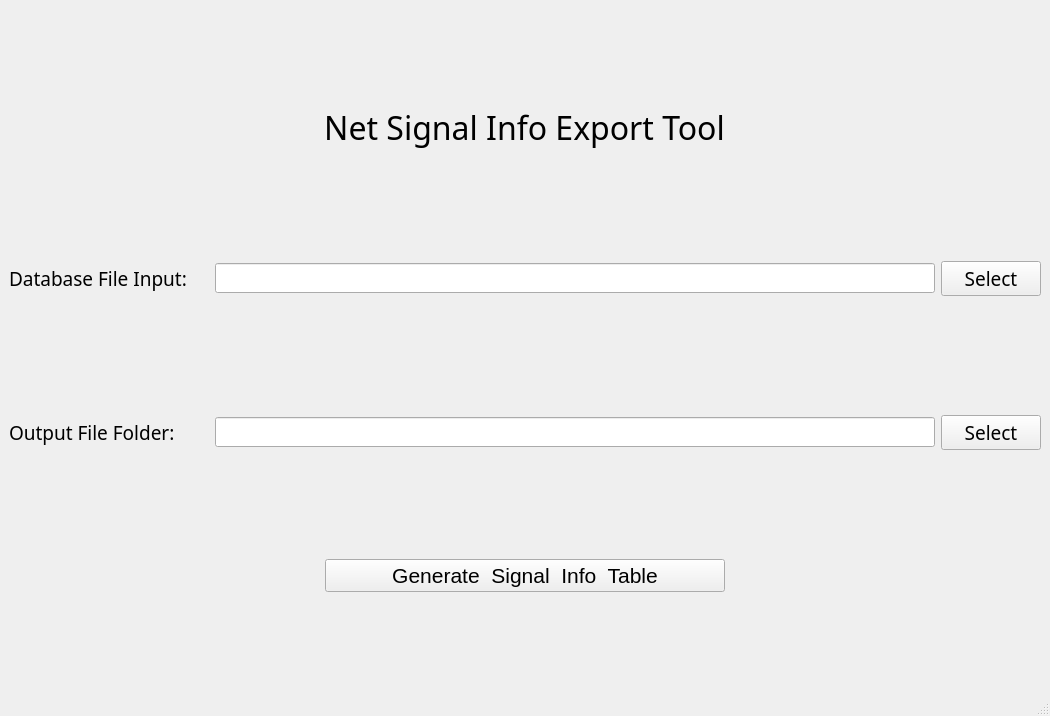
<?xml version="1.0" encoding="UTF-8"?>
<ui version="4.0">
 <class>NetSignalInfoExportTool</class>
 <widget class="QMainWindow" name="NetSignalInfoExportTool">
  <property name="geometry">
   <rect>
    <x>0</x>
    <y>0</y>
    <width>1050</width>
    <height>716</height>
   </rect>
  </property>
  <property name="windowTitle">
   <string>MainWindow</string>
  </property>
  <property name="layoutDirection">
   <enum>Qt::LeftToRight</enum>
  </property>
  <widget class="QWidget" name="centralwidget">
   <layout class="QGridLayout" name="gridLayout">
    <item row="1" column="0">
     <layout class="QHBoxLayout" name="horizontalLayout">
      <property name="topMargin">
       <number>10</number>
      </property>
      <property name="bottomMargin">
       <number>10</number>
      </property>
      <item>
       <widget class="QLabel" name="Label_DatabaseFileInput">
        <property name="minimumSize">
         <size>
          <width>200</width>
          <height>30</height>
         </size>
        </property>
        <property name="maximumSize">
         <size>
          <width>16777215</width>
          <height>16777215</height>
         </size>
        </property>
        <property name="font">
         <font>
          <family>Adobe 宋体 Std L</family>
          <pointsize>14</pointsize>
         </font>
        </property>
        <property name="text">
         <string>Database File Input: </string>
        </property>
       </widget>
      </item>
      <item>
       <widget class="QLineEdit" name="lineEdit_DatabaseFileInput">
        <property name="sizePolicy">
         <sizepolicy hsizetype="Expanding" vsizetype="Fixed">
          <horstretch>0</horstretch>
          <verstretch>0</verstretch>
         </sizepolicy>
        </property>
        <property name="minimumSize">
         <size>
          <width>0</width>
          <height>30</height>
         </size>
        </property>
        <property name="maximumSize">
         <size>
          <width>16777215</width>
          <height>16777215</height>
         </size>
        </property>
        <property name="readOnly">
         <bool>true</bool>
        </property>
       </widget>
      </item>
      <item>
       <widget class="QPushButton" name="pushButton_DatabaseFileInputSelect">
        <property name="minimumSize">
         <size>
          <width>100</width>
          <height>30</height>
         </size>
        </property>
        <property name="maximumSize">
         <size>
          <width>100</width>
          <height>16777215</height>
         </size>
        </property>
        <property name="font">
         <font>
          <family>Adobe 宋体 Std L</family>
          <pointsize>14</pointsize>
         </font>
        </property>
        <property name="text">
         <string>Select</string>
        </property>
       </widget>
      </item>
     </layout>
    </item>
    <item row="2" column="0">
     <layout class="QHBoxLayout" name="horizontalLayout_2">
      <property name="topMargin">
       <number>10</number>
      </property>
      <property name="bottomMargin">
       <number>10</number>
      </property>
      <item>
       <widget class="QLabel" name="Label_OutputFolder">
        <property name="minimumSize">
         <size>
          <width>200</width>
          <height>30</height>
         </size>
        </property>
        <property name="maximumSize">
         <size>
          <width>16777215</width>
          <height>16777215</height>
         </size>
        </property>
        <property name="font">
         <font>
          <family>Adobe 宋体 Std L</family>
          <pointsize>14</pointsize>
         </font>
        </property>
        <property name="text">
         <string>Output File Folder: </string>
        </property>
       </widget>
      </item>
      <item>
       <widget class="QLineEdit" name="lineEdit_OutputFolder">
        <property name="sizePolicy">
         <sizepolicy hsizetype="Expanding" vsizetype="Fixed">
          <horstretch>0</horstretch>
          <verstretch>0</verstretch>
         </sizepolicy>
        </property>
        <property name="minimumSize">
         <size>
          <width>0</width>
          <height>30</height>
         </size>
        </property>
        <property name="maximumSize">
         <size>
          <width>16777215</width>
          <height>16777215</height>
         </size>
        </property>
        <property name="readOnly">
         <bool>true</bool>
        </property>
       </widget>
      </item>
      <item>
       <widget class="QPushButton" name="pushButton_OutputFolderSelect">
        <property name="minimumSize">
         <size>
          <width>100</width>
          <height>30</height>
         </size>
        </property>
        <property name="maximumSize">
         <size>
          <width>16777215</width>
          <height>16777215</height>
         </size>
        </property>
        <property name="font">
         <font>
          <family>Adobe 宋体 Std L</family>
          <pointsize>14</pointsize>
         </font>
        </property>
        <property name="text">
         <string>Select</string>
        </property>
       </widget>
      </item>
     </layout>
    </item>
    <item row="0" column="0" alignment="Qt::AlignHCenter">
     <widget class="QLabel" name="Label__ToolTitle">
      <property name="sizePolicy">
       <sizepolicy hsizetype="Expanding" vsizetype="Expanding">
        <horstretch>0</horstretch>
        <verstretch>0</verstretch>
       </sizepolicy>
      </property>
      <property name="maximumSize">
       <size>
        <width>16777215</width>
        <height>50</height>
       </size>
      </property>
      <property name="font">
       <font>
        <family>Adobe 宋体 Std L</family>
        <pointsize>24</pointsize>
       </font>
      </property>
      <property name="text">
       <string>Net Signal Info Export Tool</string>
      </property>
      <property name="alignment">
       <set>Qt::AlignCenter</set>
      </property>
     </widget>
    </item>
    <item row="3" column="0" alignment="Qt::AlignHCenter">
     <widget class="QPushButton" name="pushButton_GenerateSignalInfoTable">
      <property name="sizePolicy">
       <sizepolicy hsizetype="Fixed" vsizetype="Fixed">
        <horstretch>0</horstretch>
        <verstretch>0</verstretch>
       </sizepolicy>
      </property>
      <property name="minimumSize">
       <size>
        <width>400</width>
        <height>30</height>
       </size>
      </property>
      <property name="font">
       <font>
        <family>MS Shell Dlg 2</family>
        <pointsize>16</pointsize>
       </font>
      </property>
      <property name="layoutDirection">
       <enum>Qt::LeftToRight</enum>
      </property>
      <property name="text">
       <string>Generate  Signal  Info  Table</string>
      </property>
     </widget>
    </item>
   </layout>
  </widget>
  <widget class="QMenuBar" name="menubar">
   <property name="geometry">
    <rect>
     <x>0</x>
     <y>0</y>
     <width>1050</width>
     <height>21</height>
    </rect>
   </property>
  </widget>
  <widget class="QStatusBar" name="statusbar"/>
 </widget>
 <resources/>
 <connections>
  <connection>
   <sender>pushButton_DatabaseFileInputSelect</sender>
   <signal>clicked()</signal>
   <receiver>Label_DatabaseFileInput</receiver>
   <slot>update()</slot>
   <hints>
    <hint type="sourcelabel">
     <x>683</x>
     <y>147</y>
    </hint>
    <hint type="destinationlabel">
     <x>119</x>
     <y>147</y>
    </hint>
   </hints>
  </connection>
  <connection>
   <sender>pushButton_OutputFolderSelect</sender>
   <signal>clicked()</signal>
   <receiver>Label_OutputFolder</receiver>
   <slot>update()</slot>
   <hints>
    <hint type="sourcelabel">
     <x>684</x>
     <y>267</y>
    </hint>
    <hint type="destinationlabel">
     <x>120</x>
     <y>267</y>
    </hint>
   </hints>
  </connection>
  <connection>
   <sender>pushButton_GenerateSignalInfoTable</sender>
   <signal>clicked()</signal>
   <receiver>pushButton_GenerateSignalInfoTable</receiver>
   <slot>setFocus()</slot>
   <hints>
    <hint type="sourcelabel">
     <x>385</x>
     <y>447</y>
    </hint>
    <hint type="destinationlabel">
     <x>385</x>
     <y>447</y>
    </hint>
   </hints>
  </connection>
 </connections>
</ui>
